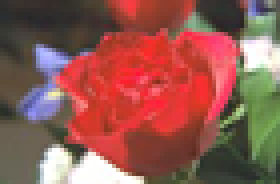
#> input picture images/rose.png, 70 x 46 px (shown 4 times larger)
$ python apply_gaussianBlur.py
#> lines starting #> are read from the running program, lines starting #| are printed output that depends on the picture
#!/usr/bin/python3

import cv2
import matplotlib.pyplot as plt

img = cv2.imread("images/rose.png")
#> img is the input picture: shape (46, 70, 3); mean B, G, R 80.5, 89.3, 145.7
img_blur = cv2.GaussianBlur(img, (5,5), 0)
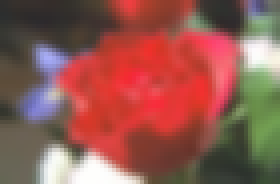
#> img_blur: shape (46, 70, 3) (shown 4 times larger); mean B, G, R 80.5, 89.3, 145.7

plt.imshow(img_blur)
plt.show()
